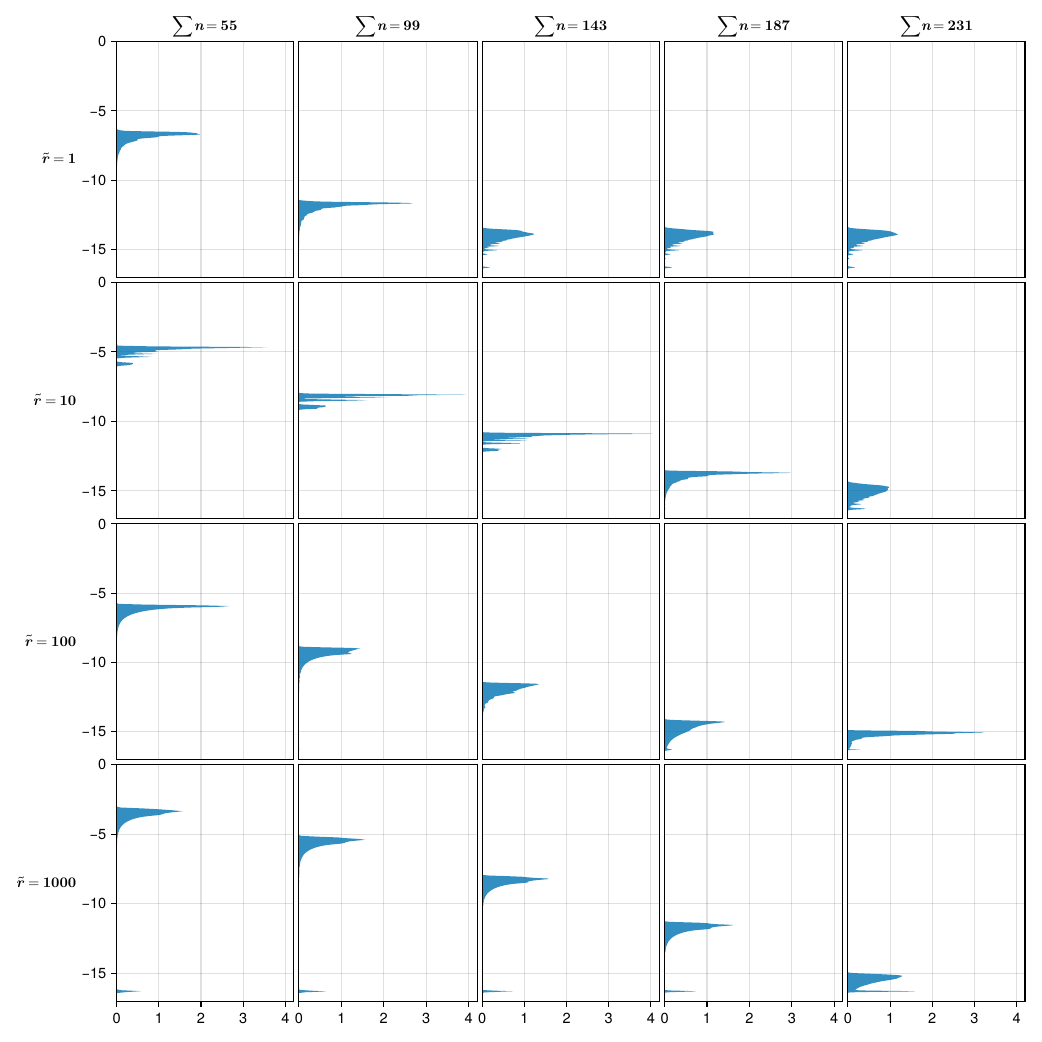

This chart was generated by the following Julia code:
using FiniteLineSource
using FiniteLineSource: convolve_step
using WGLMakie
using WGLMakie: density!
using CairoMakie
using LaTeXStrings

function produce_plot(r, n, plot)        
    q = [20*sin(2π*i/8760) + 5*sin(2π*i/24) + 5. for i=1:8760*20]
    I = zeros(length(q))

    setup = PointToPoint(r=r)

    params = Constants(Δt = 3600.)

    n_tot = [0]
    precomp = precompute_parameters(setup, params=params, n=n, n_tot=n_tot)
    compute_integral_throught_history!(setup, I=I, q=q, precomp=precomp, params=params)
    
    C = convolve_step(q, Δt = params.Δt, r = setup.r)
    minerr = 5*10^-17

    abs_error = abs.(C-I) 
    abs_error[abs_error .< minerr] .= minerr
    error = log10.(abs_error)

    density!(plot, error, direction = :y)
    return n_tot[1]
end

####

rs = [0.1, 1, 10, 100]
points = [4, 8, 12, 16, 20]
ff = Figure(size = (1000,1000))
grid = ff[1, 1] = GridLayout()
axis = Matrix{Axis}(undef, length(rs), length(points))

xlimits = (0, 4.2)
limits = (-17, 0)

for (i, r) in enumerate(rs)
    for (j, p) in enumerate(points)
        axis[i, j] = Axis(grid[i, j], limits=(xlimits, limits), ylabel=j==1 ? L"\mathbf{\tilde{r}=%$(Int(r/0.1))}" : "", ylabelrotation = 0)
        real_points = produce_plot(r, p, axis[i, j])    
        axis[i, j].title = i==1 ? L"\mathbf{\sum n = %$(real_points)}" : ""
    end     
end
for i in 1:length(rs)-1
    for j in 1:length(points)-1
        linkxaxes!(axis[i, j], axis[i+1, j])
        linkyaxes!(axis[i, j], axis[i, j+1])
    end
end

for i in 1:length(rs)-1
    for j in 1:length(points)
        hidexdecorations!(axis[i, j], grid = false)
    end
end

for j in 2:length(points)
    for i in 1:length(rs)
        hideydecorations!(axis[i, j], grid = false)
    end
end

colgap!(grid, 5)
rowgap!(grid, 5)

ff

CairoMakie.activate!()
save("figures/error_ps.pdf", ff)
